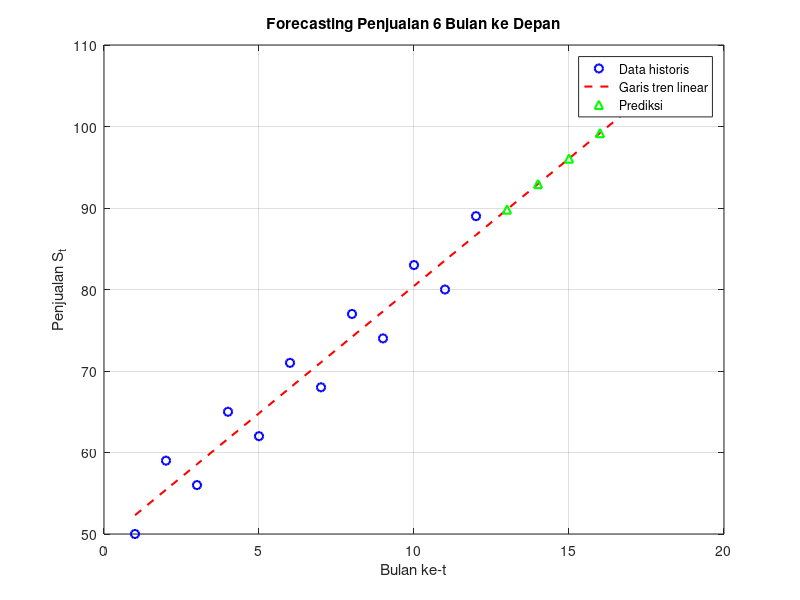

MATLAB code to generate this figure:
% =====================================================
% UTS Matematika Sains Data — Semester Genap 2025/2026
% Soal 7 — Forecasting Penjualan dengan barisan, Deret, dan Notasi Sigma
% ---------------------------------------------------
% Nama : Nabilah Nur Aisyah Nugroho
% NIM : 2510514020
% Parameter: N=20, a=2, b=0, K=3, theta0=60, alpha=0.001
% Tanggal: 2026-04-28
% =====================================================
% 
clc; clear; close all;

% BAGIAN C VERIFIKASI

K = 3;
a = 2;

n = 1:12;
S = 50 + K*n + ((-1).^n)*(a+1);

T1 = sum(S);
T2 = sum(S.^2);

disp(S)
fprintf('T1 = %.6f\n', T1);
fprintf('T2 = %.6f\n', T2);

% BAGIAN E FORECASTING

K = 3;
a = 2;

t = 1:12;
S = 50 + K*t + ((-1).^t)*(a+1);

p = polyfit(t, S, 1);

slope = p(1);
intercept = p(2);

t_pred = 13:18;
S_pred = polyval(p, t_pred);

S_fit = polyval(p, t);
MAE = mean(abs(S - S_fit));
residual = S - S_fit;

fprintf('Slope = %.6f\n', slope);
fprintf('Intercept = %.6f\n', intercept);
fprintf('MAE = %.6f\n', MAE);

disp('Prediksi S13 sampai S18:');
disp(S_pred);

figure;
plot(t, S, 'bo', 'LineWidth', 1.5);
hold on;
plot(1:18, polyval(p, 1:18), 'r--', 'LineWidth', 1.5);
plot(t_pred, S_pred, 'g^', 'LineWidth', 1.5);

xlabel('Bulan ke-t');
ylabel('Penjualan S_t');
title('Forecasting Penjualan 6 Bulan ke Depan');
legend('Data historis', 'Garis tren linear', 'Prediksi');
grid on;
hold off;

disp('Residual tiap bulan:');
disp(S - S_fit);

disp('Absolute error tiap bulan:');
disp(abs(S - S_fit));
